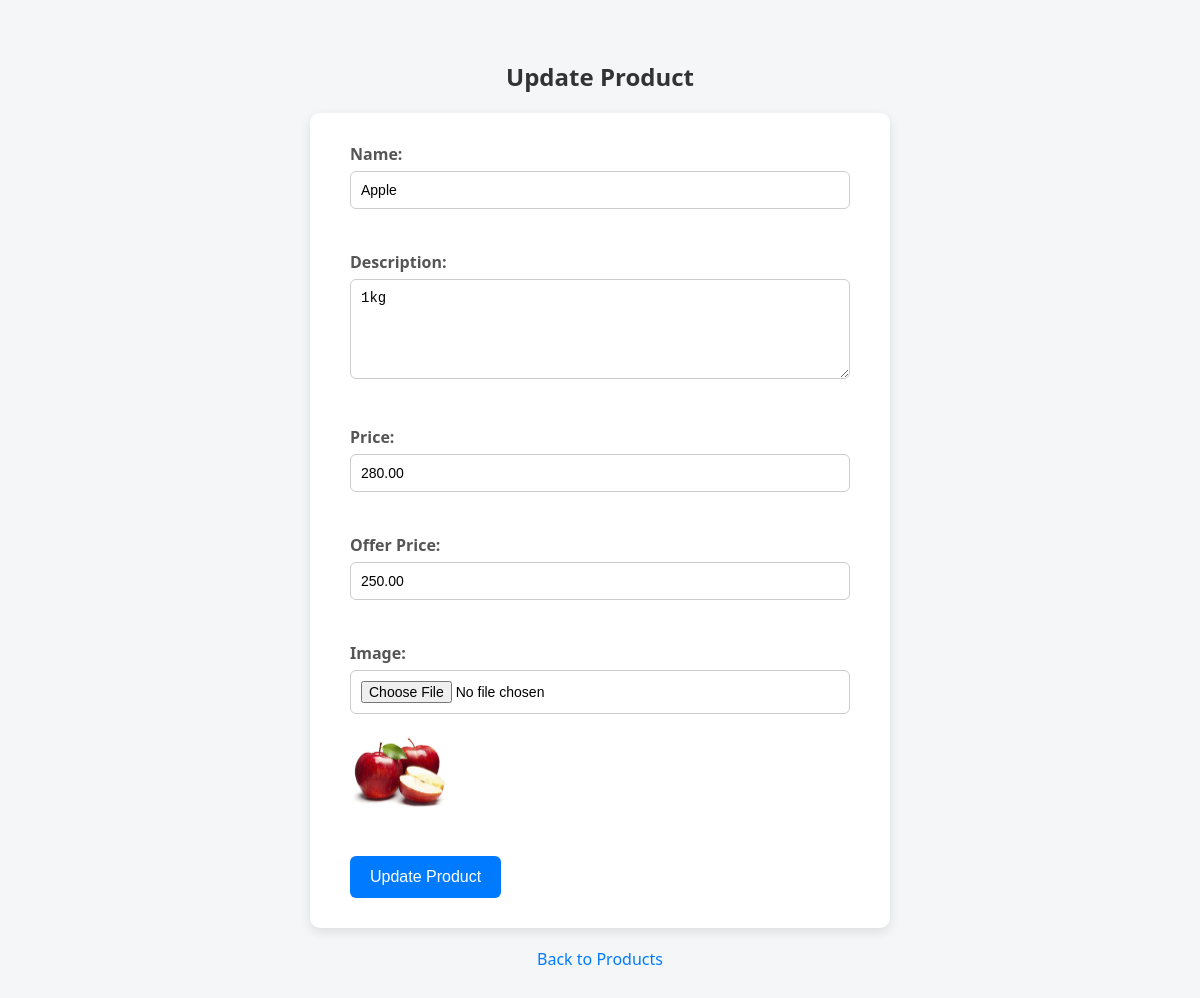
Screenshot of /update/6/ with the database file from the repository.
### APP/models.py (models this page shows, shortened)
class Product(models.Model):
    image = models.ImageField(upload_to='product_images/')
    name = models.CharField(max_length=200)
    des= models.TextField()
    price = models.DecimalField(max_digits=10, decimal_places=2)
    offerprice = models.DecimalField(max_digits=10, decimal_places=2, blank=True, null=True)

### APP/views.py (the view, shortened to what this page needs)
# urls.py: path('update/<int:product_id>/', views.update_product, name='update_product'),
def update_product(request, product_id):
    product = get_object_or_404(Product, id=product_id)
    return render(request, 'update_product.html', {'product': product})

### templates/update_product.html (shortened to what this page needs)
<!DOCTYPE html>
<html lang="en">
<head>
    {% load static %}
    <link rel="stylesheet" href="{% static 'css/update_product.css' %}">
</head>
<body>
    <h2>Update Product</h2>
    <form action="" method="post" enctype="multipart/form-data">
        <label for="name">Name:</label>
        <input type="text" name="name" value="{{ product.name }}" required><br><br>
        <label for="des">Description:</label>
        <textarea name="des" required>{{ product.des }}</textarea><br><br>
        <label for="price">Price:</label>
        <input type="text" name="price" value="{{ product.price }}" required><br><br>
        <label for="offerprice">Offer Price:</label>
        <input type="text" name="offerprice" value="{{ product.offerprice }}"><br><br>
        <label for="image">Image:</label>
        <input type="file" name="image"><br>
        <img src="{{ product.image.url }}" alt="Product Image" width="100"><br><br>
        <button type="submit">Update Product</button>
    </form>
    <a href="{% url 'product_items' %}">Back to Products</a>
</body>
</html>

### static/css/update_product.css (style rules this page uses)
body { font-family: 'Segoe UI', Tahoma, Geneva, Verdana, sans-serif; background-color: #f4f6f8; margin: 0; padding: 40px; display: flex; flex-direction: column; align-items: center; }
h2 { color: #333; margin-bottom: 20px; }
form { background-color: #fff; padding: 30px 40px; border-radius: 10px; box-shadow: 0 4px 12px rgba(0, 0, 0, 0.1); width: 100%; max-width: 500px; }
label { font-weight: 600; display: block; margin-bottom: 6px; color: #555; }
input[type="text"], textarea, input[type="file"] { width: 100%; padding: 10px; margin-bottom: 20px; border: 1px solid #ccc; border-radius: 6px; font-size: 14px; box-sizing: border-box; }
textarea { resize: vertical; min-height: 100px; }
img { margin-bottom: 20px; border-radius: 4px; }
button[type="submit"] { background-color: #007bff; color: white; border: none; padding: 12px 20px; font-size: 16px; border-radius: 6px; cursor: pointer; transition: background-color 0.3s ease; }
a { display: inline-block; margin-top: 20px; text-decoration: none; color: #007bff; font-weight: 500; transition: color 0.3s; }

### rows the page displays
Product: name "Apple", des "1kg", price "280.00", offerprice "250.00", image (picture)
